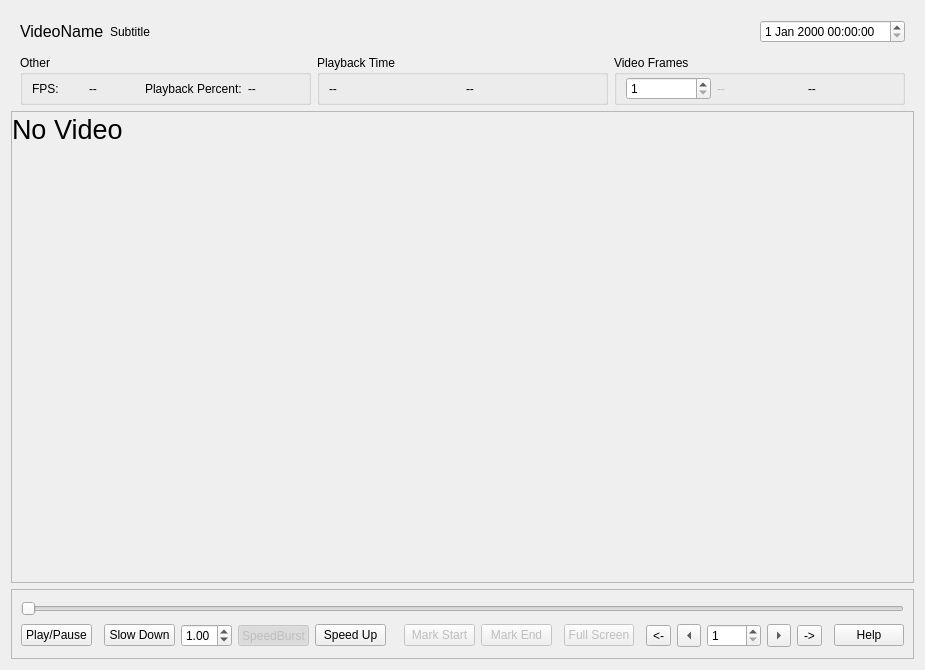
<?xml version="1.0" encoding="UTF-8"?>
<ui version="4.0">
 <class>VideoPlayerWidget</class>
 <widget class="QWidget" name="VideoPlayerWidget">
  <property name="geometry">
   <rect>
    <x>0</x>
    <y>0</y>
    <width>925</width>
    <height>670</height>
   </rect>
  </property>
  <property name="windowTitle">
   <string>Form</string>
  </property>
  <layout class="QVBoxLayout" name="verticalLayout">
   <item>
    <widget class="QWidget" name="widget_TopTitleBox" native="true">
     <layout class="QHBoxLayout" name="horizontalLayout_3">
      <property name="topMargin">
       <number>9</number>
      </property>
      <property name="bottomMargin">
       <number>4</number>
      </property>
      <item>
       <widget class="QLabel" name="lblVideoName">
        <property name="font">
         <font>
          <pointsize>12</pointsize>
         </font>
        </property>
        <property name="text">
         <string>VideoName</string>
        </property>
       </widget>
      </item>
      <item>
       <widget class="QLabel" name="lblVideoSubtitle">
        <property name="text">
         <string>Subtitle</string>
        </property>
       </widget>
      </item>
      <item>
       <spacer name="horizontalSpacer_4">
        <property name="orientation">
         <enum>Qt::Horizontal</enum>
        </property>
        <property name="sizeHint" stdset="0">
         <size>
          <width>40</width>
          <height>20</height>
         </size>
        </property>
       </spacer>
      </item>
      <item>
       <widget class="QDateTimeEdit" name="dateTimeEdit">
        <property name="enabled">
         <bool>true</bool>
        </property>
       </widget>
      </item>
     </layout>
    </widget>
   </item>
   <item>
    <widget class="QWidget" name="widget_TopVideoInfo" native="true">
     <layout class="QHBoxLayout" name="horizontalLayout_7">
      <property name="spacing">
       <number>6</number>
      </property>
      <property name="topMargin">
       <number>2</number>
      </property>
      <property name="bottomMargin">
       <number>0</number>
      </property>
      <item>
       <widget class="QGroupBox" name="groupBox_3">
        <property name="enabled">
         <bool>true</bool>
        </property>
        <property name="title">
         <string>Other</string>
        </property>
        <layout class="QHBoxLayout" name="horizontalLayout_6">
         <property name="topMargin">
          <number>2</number>
         </property>
         <property name="bottomMargin">
          <number>2</number>
         </property>
         <item>
          <widget class="QLabel" name="label_2">
           <property name="text">
            <string>FPS:</string>
           </property>
          </widget>
         </item>
         <item>
          <widget class="QLabel" name="lblFileFPS">
           <property name="text">
            <string>--</string>
           </property>
          </widget>
         </item>
         <item>
          <widget class="QLabel" name="label_3">
           <property name="text">
            <string>Playback Percent:</string>
           </property>
          </widget>
         </item>
         <item>
          <widget class="QLabel" name="lblPlaybackPercent">
           <property name="text">
            <string>--</string>
           </property>
          </widget>
         </item>
        </layout>
       </widget>
      </item>
      <item>
       <widget class="QGroupBox" name="groupBox_2">
        <property name="title">
         <string>Playback Time</string>
        </property>
        <layout class="QHBoxLayout" name="horizontalLayout_5">
         <property name="topMargin">
          <number>2</number>
         </property>
         <property name="bottomMargin">
          <number>2</number>
         </property>
         <item>
          <widget class="QLabel" name="lblCurrentTime">
           <property name="text">
            <string>--</string>
           </property>
          </widget>
         </item>
         <item>
          <widget class="QLabel" name="lblTotalDuration">
           <property name="text">
            <string>--</string>
           </property>
          </widget>
         </item>
        </layout>
       </widget>
      </item>
      <item>
       <widget class="QGroupBox" name="groupBox">
        <property name="title">
         <string>Video Frames</string>
        </property>
        <layout class="QHBoxLayout" name="horizontalLayout_4">
         <property name="topMargin">
          <number>2</number>
         </property>
         <property name="bottomMargin">
          <number>2</number>
         </property>
         <item>
          <widget class="QSpinBox" name="spinBoxCurrentFrame">
           <property name="enabled">
            <bool>true</bool>
           </property>
           <property name="buttonSymbols">
            <enum>QAbstractSpinBox::UpDownArrows</enum>
           </property>
           <property name="minimum">
            <number>1</number>
           </property>
           <property name="maximum">
            <number>10000</number>
           </property>
           <property name="value">
            <number>1</number>
           </property>
          </widget>
         </item>
         <item>
          <widget class="QLabel" name="lblCurrentFrame">
           <property name="enabled">
            <bool>false</bool>
           </property>
           <property name="text">
            <string>--</string>
           </property>
          </widget>
         </item>
         <item>
          <widget class="QLabel" name="lblTotalFrames">
           <property name="text">
            <string>--</string>
           </property>
          </widget>
         </item>
        </layout>
       </widget>
      </item>
     </layout>
    </widget>
   </item>
   <item>
    <widget class="QFrame" name="frame_videos">
     <property name="sizePolicy">
      <sizepolicy hsizetype="Expanding" vsizetype="Expanding">
       <horstretch>0</horstretch>
       <verstretch>0</verstretch>
      </sizepolicy>
     </property>
     <property name="minimumSize">
      <size>
       <width>0</width>
       <height>300</height>
      </size>
     </property>
     <property name="baseSize">
      <size>
       <width>0</width>
       <height>300</height>
      </size>
     </property>
     <property name="frameShape">
      <enum>QFrame::StyledPanel</enum>
     </property>
     <property name="frameShadow">
      <enum>QFrame::Raised</enum>
     </property>
     <layout class="QHBoxLayout" name="horizontalLayout" stretch="0">
      <property name="spacing">
       <number>0</number>
      </property>
      <property name="leftMargin">
       <number>0</number>
      </property>
      <property name="topMargin">
       <number>2</number>
      </property>
      <property name="rightMargin">
       <number>0</number>
      </property>
      <property name="bottomMargin">
       <number>2</number>
      </property>
      <item>
       <widget class="VideoFrame" name="frame_video">
        <property name="minimumSize">
         <size>
          <width>0</width>
          <height>0</height>
         </size>
        </property>
        <property name="focusPolicy">
         <enum>Qt::StrongFocus</enum>
        </property>
        <property name="frameShape">
         <enum>QFrame::NoFrame</enum>
        </property>
        <property name="frameShadow">
         <enum>QFrame::Plain</enum>
        </property>
        <property name="lineWidth">
         <number>0</number>
        </property>
        <widget class="QLabel" name="lblVideoStatusOverlay">
         <property name="geometry">
          <rect>
           <x>0</x>
           <y>0</y>
           <width>231</width>
           <height>31</height>
          </rect>
         </property>
         <property name="font">
          <font>
           <pointsize>20</pointsize>
           <stylestrategy>PreferAntialias</stylestrategy>
          </font>
         </property>
         <property name="text">
          <string>No Video</string>
         </property>
         <property name="textInteractionFlags">
          <set>Qt::NoTextInteraction</set>
         </property>
        </widget>
       </widget>
      </item>
     </layout>
    </widget>
   </item>
   <item>
    <widget class="QFrame" name="frame_media">
     <property name="minimumSize">
      <size>
       <width>500</width>
       <height>0</height>
      </size>
     </property>
     <property name="frameShape">
      <enum>QFrame::NoFrame</enum>
     </property>
     <property name="frameShadow">
      <enum>QFrame::Plain</enum>
     </property>
     <property name="lineWidth">
      <number>0</number>
     </property>
     <layout class="QGridLayout" name="gridLayout">
      <property name="leftMargin">
       <number>0</number>
      </property>
      <property name="topMargin">
       <number>0</number>
      </property>
      <property name="rightMargin">
       <number>0</number>
      </property>
      <property name="bottomMargin">
       <number>0</number>
      </property>
      <item row="1" column="0">
       <layout class="QVBoxLayout" name="media_layout">
        <property name="sizeConstraint">
         <enum>QLayout::SetNoConstraint</enum>
        </property>
        <item>
         <widget class="QFrame" name="frame_media_control">
          <property name="sizePolicy">
           <sizepolicy hsizetype="Preferred" vsizetype="Fixed">
            <horstretch>0</horstretch>
            <verstretch>0</verstretch>
           </sizepolicy>
          </property>
          <property name="minimumSize">
           <size>
            <width>0</width>
            <height>70</height>
           </size>
          </property>
          <property name="maximumSize">
           <size>
            <width>16777215</width>
            <height>70</height>
           </size>
          </property>
          <property name="baseSize">
           <size>
            <width>0</width>
            <height>70</height>
           </size>
          </property>
          <property name="frameShape">
           <enum>QFrame::StyledPanel</enum>
          </property>
          <property name="frameShadow">
           <enum>QFrame::Plain</enum>
          </property>
          <property name="lineWidth">
           <number>0</number>
          </property>
          <layout class="QGridLayout" name="gridLayout_2">
           <item row="1" column="2">
            <widget class="QPushButton" name="button_slow_down">
             <property name="sizePolicy">
              <sizepolicy hsizetype="Fixed" vsizetype="Fixed">
               <horstretch>0</horstretch>
               <verstretch>0</verstretch>
              </sizepolicy>
             </property>
             <property name="toolTip">
              <string>Slow down the video</string>
             </property>
             <property name="text">
              <string>Slow Down</string>
             </property>
            </widget>
           </item>
           <item row="1" column="5">
            <widget class="QPushButton" name="button_speed_up">
             <property name="sizePolicy">
              <sizepolicy hsizetype="Fixed" vsizetype="Fixed">
               <horstretch>0</horstretch>
               <verstretch>0</verstretch>
              </sizepolicy>
             </property>
             <property name="toolTip">
              <string>Speed up the video</string>
             </property>
             <property name="text">
              <string>Speed Up</string>
             </property>
            </widget>
           </item>
           <item row="1" column="11">
            <widget class="QPushButton" name="button_full_screen">
             <property name="enabled">
              <bool>false</bool>
             </property>
             <property name="sizePolicy">
              <sizepolicy hsizetype="Fixed" vsizetype="Fixed">
               <horstretch>0</horstretch>
               <verstretch>0</verstretch>
              </sizepolicy>
             </property>
             <property name="toolTip">
              <string>Set the video to full screen</string>
             </property>
             <property name="text">
              <string>Full Screen</string>
             </property>
            </widget>
           </item>
           <item row="1" column="3">
            <widget class="QDoubleSpinBox" name="doubleSpinBoxPlaybackSpeed">
             <property name="minimum">
              <double>0.200000000000000</double>
             </property>
             <property name="maximum">
              <double>6.000000000000000</double>
             </property>
             <property name="value">
              <double>1.000000000000000</double>
             </property>
            </widget>
           </item>
           <item row="1" column="0">
            <widget class="ToggleButton" name="button_play_pause">
             <property name="sizePolicy">
              <sizepolicy hsizetype="Fixed" vsizetype="Fixed">
               <horstretch>0</horstretch>
               <verstretch>0</verstretch>
              </sizepolicy>
             </property>
             <property name="toolTip">
              <string>Toggle Play/Pause</string>
             </property>
             <property name="text">
              <string>Play/Pause</string>
             </property>
             <property name="checkable">
              <bool>false</bool>
             </property>
            </widget>
           </item>
           <item row="1" column="15">
            <widget class="QSpinBox" name="spinBoxFrameJumpMultiplier">
             <property name="minimum">
              <number>1</number>
             </property>
             <property name="maximum">
              <number>1000</number>
             </property>
            </widget>
           </item>
           <item row="1" column="12">
            <spacer name="horizontalSpacer">
             <property name="orientation">
              <enum>Qt::Horizontal</enum>
             </property>
             <property name="sizeHint" stdset="0">
              <size>
               <width>40</width>
               <height>20</height>
              </size>
             </property>
            </spacer>
           </item>
           <item row="1" column="9">
            <widget class="QPushButton" name="button_mark_end">
             <property name="enabled">
              <bool>false</bool>
             </property>
             <property name="toolTip">
              <string>Mark the end of the entry</string>
             </property>
             <property name="text">
              <string>Mark End</string>
             </property>
            </widget>
           </item>
           <item row="1" column="19">
            <widget class="QPushButton" name="btnHelp">
             <property name="text">
              <string>Help</string>
             </property>
            </widget>
           </item>
           <item row="1" column="16">
            <widget class="QToolButton" name="btnRight">
             <property name="toolTip">
              <string>Step Frames Right</string>
             </property>
             <property name="text">
              <string>&gt;</string>
             </property>
             <property name="shortcut">
              <string>Right</string>
             </property>
             <property name="arrowType">
              <enum>Qt::RightArrow</enum>
             </property>
            </widget>
           </item>
           <item row="1" column="18">
            <spacer name="horizontalSpacer_3">
             <property name="orientation">
              <enum>Qt::Horizontal</enum>
             </property>
             <property name="sizeHint" stdset="0">
              <size>
               <width>40</width>
               <height>20</height>
              </size>
             </property>
            </spacer>
           </item>
           <item row="1" column="1">
            <spacer name="horizontalSpacer_5">
             <property name="orientation">
              <enum>Qt::Horizontal</enum>
             </property>
             <property name="sizeHint" stdset="0">
              <size>
               <width>40</width>
               <height>20</height>
              </size>
             </property>
            </spacer>
           </item>
           <item row="1" column="13">
            <widget class="QToolButton" name="btnSkipLeft">
             <property name="toolTip">
              <string>Skip Frames Left</string>
             </property>
             <property name="text">
              <string>&lt;-</string>
             </property>
             <property name="shortcut">
              <string>Ctrl+Left</string>
             </property>
            </widget>
           </item>
           <item row="0" column="0" colspan="20">
            <widget class="HighlightedJumpSlider" name="slider_progress">
             <property name="maximum">
              <number>9999</number>
             </property>
             <property name="pageStep">
              <number>1</number>
             </property>
             <property name="orientation">
              <enum>Qt::Horizontal</enum>
             </property>
             <property name="tickPosition">
              <enum>QSlider::NoTicks</enum>
             </property>
            </widget>
           </item>
           <item row="1" column="10">
            <spacer name="horizontalSpacer_7">
             <property name="orientation">
              <enum>Qt::Horizontal</enum>
             </property>
             <property name="sizeHint" stdset="0">
              <size>
               <width>40</width>
               <height>20</height>
              </size>
             </property>
            </spacer>
           </item>
           <item row="1" column="14">
            <widget class="QToolButton" name="btnLeft">
             <property name="toolTip">
              <string>Step Frames Left</string>
             </property>
             <property name="text">
              <string>&lt;</string>
             </property>
             <property name="shortcut">
              <string>Left</string>
             </property>
             <property name="arrowType">
              <enum>Qt::LeftArrow</enum>
             </property>
            </widget>
           </item>
           <item row="1" column="7">
            <spacer name="horizontalSpacer_6">
             <property name="orientation">
              <enum>Qt::Horizontal</enum>
             </property>
             <property name="sizeHint" stdset="0">
              <size>
               <width>40</width>
               <height>20</height>
              </size>
             </property>
            </spacer>
           </item>
           <item row="1" column="8">
            <widget class="QPushButton" name="button_mark_start">
             <property name="enabled">
              <bool>false</bool>
             </property>
             <property name="toolTip">
              <string>Mark the start of the entry</string>
             </property>
             <property name="text">
              <string>Mark Start</string>
             </property>
            </widget>
           </item>
           <item row="1" column="17">
            <widget class="QToolButton" name="btnSkipRight">
             <property name="toolTip">
              <string>Skip Frames Right</string>
             </property>
             <property name="text">
              <string>-&gt;</string>
             </property>
             <property name="shortcut">
              <string>Ctrl+Right</string>
             </property>
            </widget>
           </item>
           <item row="1" column="4">
            <widget class="QToolButton" name="toolButton_SpeedBurstEnabled">
             <property name="enabled">
              <bool>false</bool>
             </property>
             <property name="statusTip">
              <string>Trigger speedburst with the hotkey</string>
             </property>
             <property name="whatsThis">
              <string>Trigger speedburst with the hotkey</string>
             </property>
             <property name="text">
              <string>SpeedBurst</string>
             </property>
             <property name="checkable">
              <bool>true</bool>
             </property>
             <property name="checked">
              <bool>true</bool>
             </property>
            </widget>
           </item>
          </layout>
         </widget>
        </item>
       </layout>
      </item>
     </layout>
    </widget>
   </item>
  </layout>
 </widget>
 <customwidgets>
  <customwidget>
   <class>VideoFrame</class>
   <extends>QFrame</extends>
   <header>GUI.Windows.VideoPlayer</header>
   <container>1</container>
  </customwidget>
  <customwidget>
   <class>HighlightedJumpSlider</class>
   <extends>QSlider</extends>
   <header>GUI.Windows.VideoPlayer</header>
  </customwidget>
  <customwidget>
   <class>ToggleButton</class>
   <extends>QPushButton</extends>
   <header>GUI.Windows.VideoPlayer</header>
  </customwidget>
 </customwidgets>
 <resources/>
 <connections/>
</ui>
